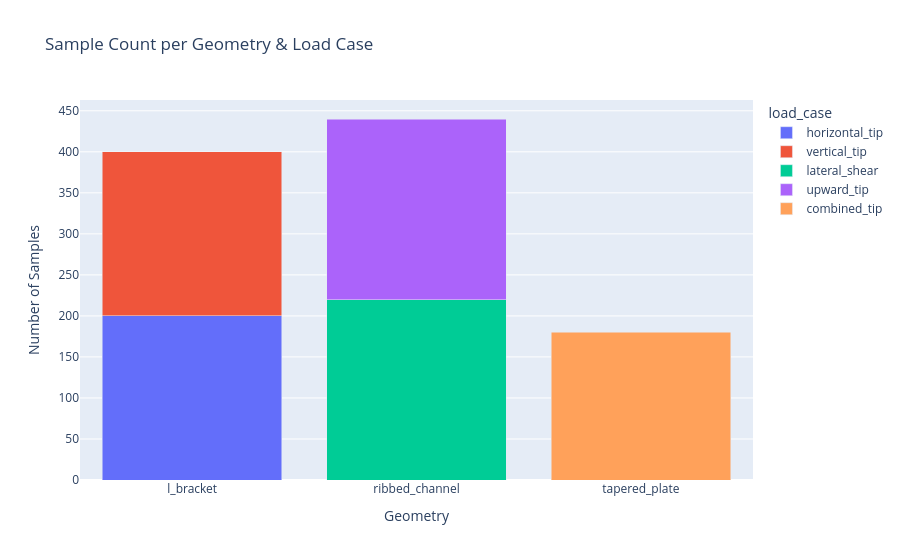
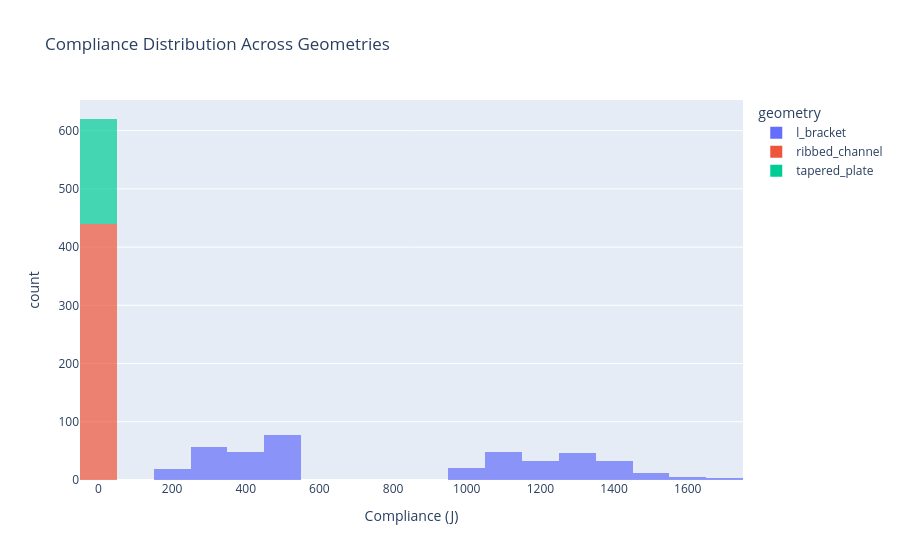

Notebook code for these charts, in order:
### Markdown cell above
**What this shows:**
- **Sample Counts**: Number of training samples per geometry/load case combination
- **Compliance Statistics**: Min, max, and mean compliance values for each scenario
- **Dataset Coverage**: Shows which geometries and load cases are represented and how many samples each has
- **Purpose**: Documents the training dataset composition and helps identify any imbalances or gaps in coverage

### Code cell
sample_bar = px.bar(
    agg,
    x="geometry",
    y="samples",
    color="load_case",
    title="Sample Count per Geometry & Load Case",
    barmode="stack",
)
sample_bar.update_layout(xaxis_title="Geometry", yaxis_title="Number of Samples")
sample_bar.show()

hist_fig = px.histogram(
    multi_df,
    x="compliance",
    color="geometry",
    nbins=30,
    opacity=0.7,
    title="Compliance Distribution Across Geometries",
)
hist_fig.update_layout(xaxis_title="Compliance (J)")
hist_fig.show()

### Figure 1 — Plotly figure (JSON) as saved in the notebook; plotly's stock layout.template omitted (floating-point values rounded to 4 significant figures)
{"data": [{"hovertemplate": "load_case=horizontal_tip<br>geometry=%{x}<br>samples=%{y}<extra></extra>", "legendgroup": "horizontal_tip", "marker": {"color": "#636efa", "pattern": {"shape": ""}}, "name": "horizontal_tip", "orientation": "v", "showlegend": true, "textposition": "auto", "type": "bar", "x": ["l_bracket"], "xaxis": "x", "y": [200], "yaxis": "y"}, {"hovertemplate": "load_case=vertical_tip<br>geometry=%{x}<br>samples=%{y}<extra></extra>", "legendgroup": "vertical_tip", "marker": {"color": "#EF553B", "pattern": {"shape": ""}}, "name": "vertical_tip", "orientation": "v", "showlegend": true, "textposition": "auto", "type": "bar", "x": ["l_bracket"], "xaxis": "x", "y": [200], "yaxis": "y"}, {"hovertemplate": "load_case=lateral_shear<br>geometry=%{x}<br>samples=%{y}<extra></extra>", "legendgroup": "lateral_shear", "marker": {"color": "#00cc96", "pattern": {"shape": ""}}, "name": "lateral_shear", "orientation": "v", "showlegend": true, "textposition": "auto", "type": "bar", "x": ["ribbed_channel"], "xaxis": "x", "y": [220], "yaxis": "y"}, {"hovertemplate": "load_case=upward_tip<br>geometry=%{x}<br>samples=%{y}<extra></extra>", "legendgroup": "upward_tip", "marker": {"color": "#ab63fa", "pattern": {"shape": ""}}, "name": "upward_tip", "orientation": "v", "showlegend": true, "textposition": "auto", "type": "bar", "x": ["ribbed_channel"], "xaxis": "x", "y": [220], "yaxis": "y"}, {"hovertemplate": "load_case=combined_tip<br>geometry=%{x}<br>samples=%{y}<extra></extra>", "legendgroup": "combined_tip", "marker": {"color": "#FFA15A", "pattern": {"shape": ""}}, "name": "combined_tip", "orientation": "v", "showlegend": true, "textposition": "auto", "type": "bar", "x": ["tapered_plate"], "xaxis": "x", "y": [180], "yaxis": "y"}], "layout": {"barmode": "stack", "legend": {"title": {"text": "load_case"}, "tracegroupgap": 0}, "title": {"text": "Sample Count per Geometry & Load Case"}, "xaxis": {"anchor": "y", "domain": [0, 1], "title": {"text": "Geometry"}}, "yaxis": {"anchor": "x", "domain": [0, 1], "title": {"text": "Number of Samples"}}}}

### Figure 2 — Plotly figure (JSON) as saved in the notebook; plotly's stock layout.template omitted (floating-point values rounded to 4 significant figures; data arrays with more than 128 entries replaced by an {"elided": "..."} marker saying what was removed)
{"data": [{"bingroup": "x", "hovertemplate": "geometry=l_bracket<br>compliance=%{x}<br>count=%{y}<extra></extra>", "legendgroup": "l_bracket", "marker": {"color": "#636efa", "opacity": 0.7, "pattern": {"shape": ""}}, "name": "l_bracket", "nbinsx": 30, "orientation": "v", "showlegend": true, "type": "histogram", "x": {"elided": "400 float values"}, "xaxis": "x", "yaxis": "y"}, {"bingroup": "x", "hovertemplate": "geometry=ribbed_channel<br>compliance=%{x}<br>count=%{y}<extra></extra>", "legendgroup": "ribbed_channel", "marker": {"color": "#EF553B", "opacity": 0.7, "pattern": {"shape": ""}}, "name": "ribbed_channel", "nbinsx": 30, "orientation": "v", "showlegend": true, "type": "histogram", "x": {"elided": "440 float values"}, "xaxis": "x", "yaxis": "y"}, {"bingroup": "x", "hovertemplate": "geometry=tapered_plate<br>compliance=%{x}<br>count=%{y}<extra></extra>", "legendgroup": "tapered_plate", "marker": {"color": "#00cc96", "opacity": 0.7, "pattern": {"shape": ""}}, "name": "tapered_plate", "nbinsx": 30, "orientation": "v", "showlegend": true, "type": "histogram", "x": {"elided": "180 float values"}, "xaxis": "x", "yaxis": "y"}], "layout": {"barmode": "relative", "legend": {"title": {"text": "geometry"}, "tracegroupgap": 0}, "title": {"text": "Compliance Distribution Across Geometries"}, "xaxis": {"anchor": "y", "domain": [0, 1], "title": {"text": "Compliance (J)"}}, "yaxis": {"anchor": "x", "domain": [0, 1], "title": {"text": "count"}}}}
